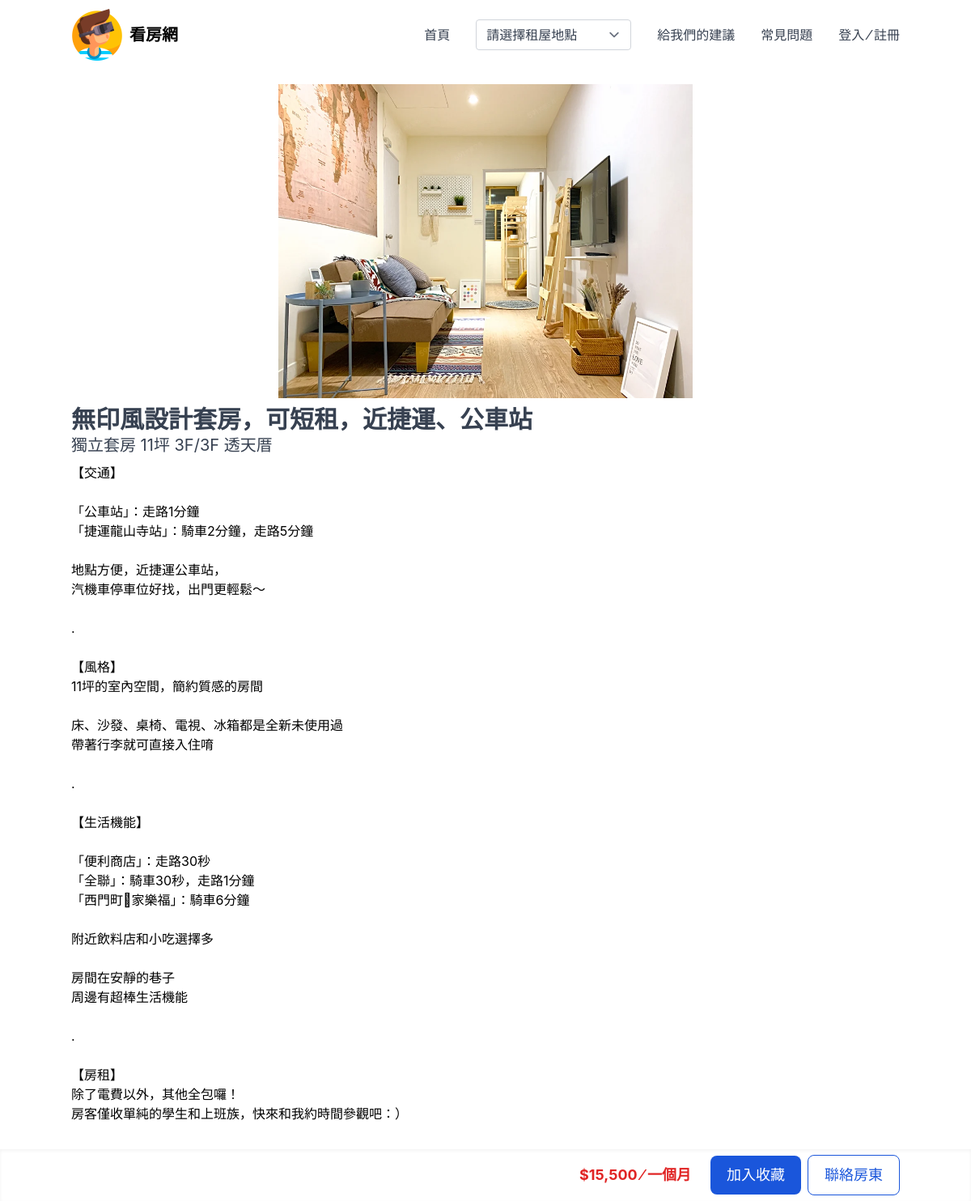
The app's page /public/house.php?id=1 with its own data.
### tables this page shows
CREATE TABLE `house` (
  `id` int(11) NOT NULL,
  `landlord` int(11) NOT NULL,
  `title` varchar(100) NOT NULL,
  `subtitle` varchar(50) NOT NULL,
  `city` varchar(10) NOT NULL,
  `region` varchar(10) NOT NULL,
  `rent` int(10) NOT NULL,
  `vr_url` varchar(300) DEFAULT NULL,
  `description` text NOT NULL,
  `images` longtext NOT NULL CHECK (json_valid(`images`)),
  `enable` tinyint(4) NOT NULL,
  `created_at` datetime NOT NULL DEFAULT current_timestamp()
);

### app/house.php (called while the page is built, shortened)
<?php
if (isset($_GET['id'])) {
    require('db.php');
    $sql = 'SELECT `house`.*, `landlord`.`name` as `landlord_name`, `landlord`.`email` as `landlord_email`, `landlord`.`phone` as `landlord_phone`
            FROM `house`
            LEFT JOIN `landlord` ON `landlord`.`id` = `house`.`landlord`
            WHERE `house`.`id` = :id AND  `house`.`enable` = 1';
    $sth = $conn->prepare($sql, array(PDO::ATTR_CURSOR => PDO::CURSOR_FWDONLY));
    $sth->execute(array('id' => $_GET['id']));
    $house = $sth->fetch();
    $house['images'] = json_decode($house['images'], true);
    $house['rent'] = '$' . number_format($house['rent']);
    $collected = false;
} else {
    header("location:index.php");
}

### public/house.php (the view, shortened to what this page needs)
<?php
require APP_PATH . 'house.php'
?>
<head>
  <link href="./static/css/output.css" rel="stylesheet">
  <link rel="stylesheet" href="./static/js/flowbite.min.css" />
</head>
<div class="w-full h-screen">
  <?php require PARTIAL_PATH . 'navbar.php'; ?>
  <div class="max-w-screen-lg mx-auto mb-4 py-24">
    <div class="min-w-max overflow-hidden mx-auto my-2">
      <img src="<?= $house['images'][0] ?>" class="w-1/2 mx-auto">
    </div>
    <span class="text-3xl font-bold text-gray-700"><?= $house['title'] ?></span>
      <p class="text-xl text-gray-700"><?= $house['subtitle'] ?>
      <p class="mt-2 whitespace-pre-line	"><?= $house['description'] ?></p>
  </div>
  <div class="fixed bottom-0 w-full h-16 bg-white shadow-inner">
    <div class="max-w-screen-lg mx-auto h-full flex justify-end items-center">
      <span class="text-lg font-bold mr-4 text-red-600"><?= $house['rent'] ?>&nbsp;&frasl;&nbsp;一個月</span>
      <a href="./collect.php?house_id=<?=$house['id']?>"><button type="button" class="text-white bg-blue-700 hover:bg-blue-800 focus:ring-4 focus:ring-blue-300 rounded-lg text-lg px-5 py-2.5 text-center ml-2 dark:border-blue-500 dark:text-blue-500 dark:hover:text-white dark:hover:bg-blue-600 dark:focus:ring-blue-800"><?=$collected?'已收藏':'加入收藏'?></button></a>
      <button type="button" data-tooltip-target="tooltip-default" class="text-blue-700 hover:text-white border border-blue-700 hover:bg-blue-800 focus:ring-4 focus:outline-none focus:ring-blue-300 font-medium rounded-lg text-lg px-5 py-2.5 text-center ml-2 dark:border-blue-500 dark:text-blue-500 dark:hover:text-white dark:hover:bg-blue-600 dark:focus:ring-blue-800">聯絡房東</button>
    </div>
  </div>
</div>

### records on screen
house: title "無印風設計套房，可短租，近捷運、公車站", subtitle "獨立套房 11坪 3F/3F 透天厝", description "【交通】 「公車站」：走路1分鐘 「捷運龍山寺站」：騎車2分鐘，走路5分鐘 地點方便，近捷運公車站， 汽機車停車位好找，出門更輕鬆～ . 【風格】 11坪的室內空間，簡約質感的房間 床、沙發、桌椅、電視、冰箱都是全新未使用過 帶著行李就可直接入住唷 . 【生活機能】 「便利商店」：走路30秒 「全聯」：騎車30秒，走路1分鐘 「西門町\b家樂福」：騎車6分鐘 附近飲料店和小吃選擇多 房間在安靜的巷子 周邊有超棒生活機能 . 【房租】 除了電費以外，其他全包囉！ 房客僅收單純的學生和上班族，快來和我約時間參觀吧：）"

### other values on screen
$house['rent'] "$15,500"
